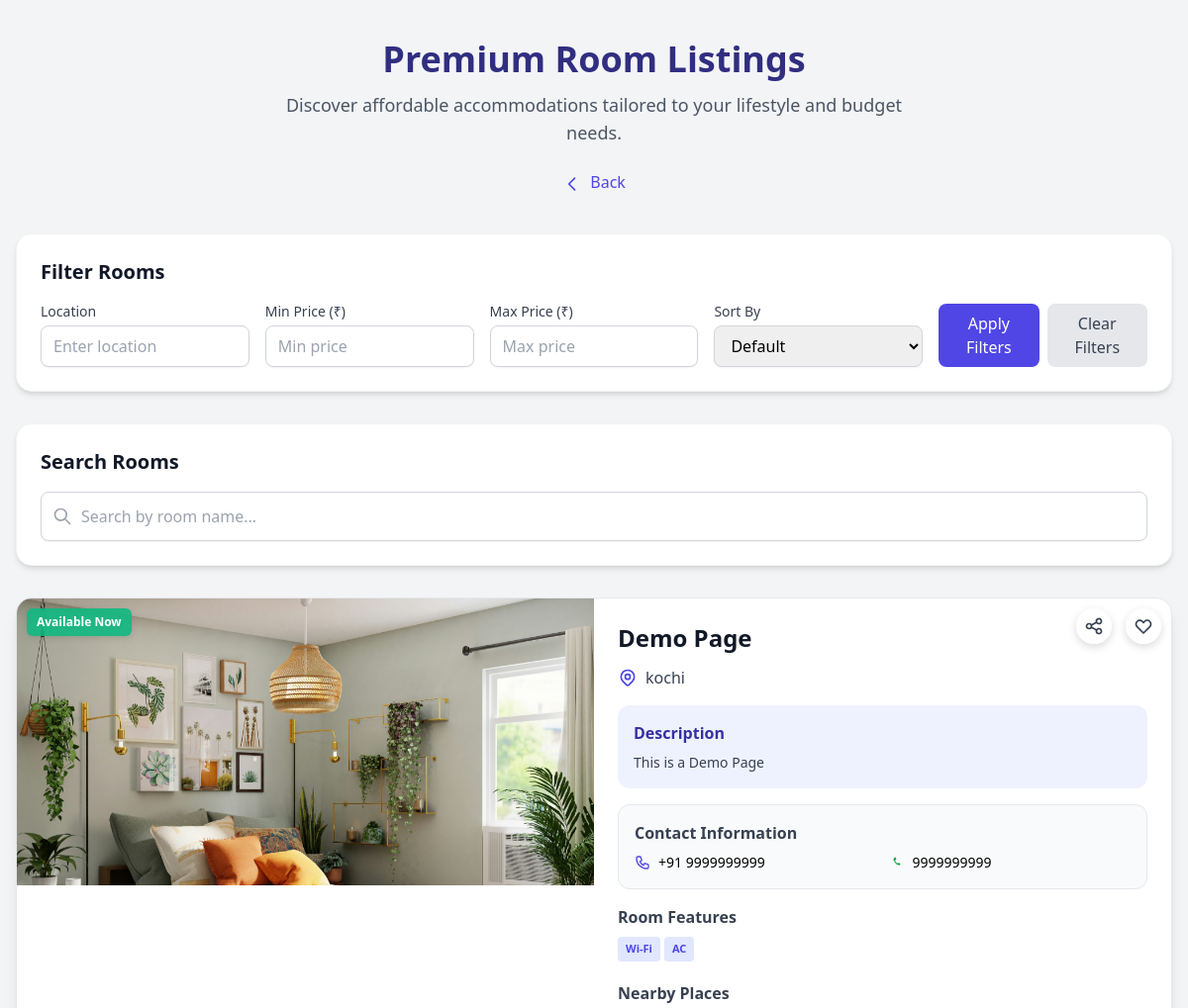
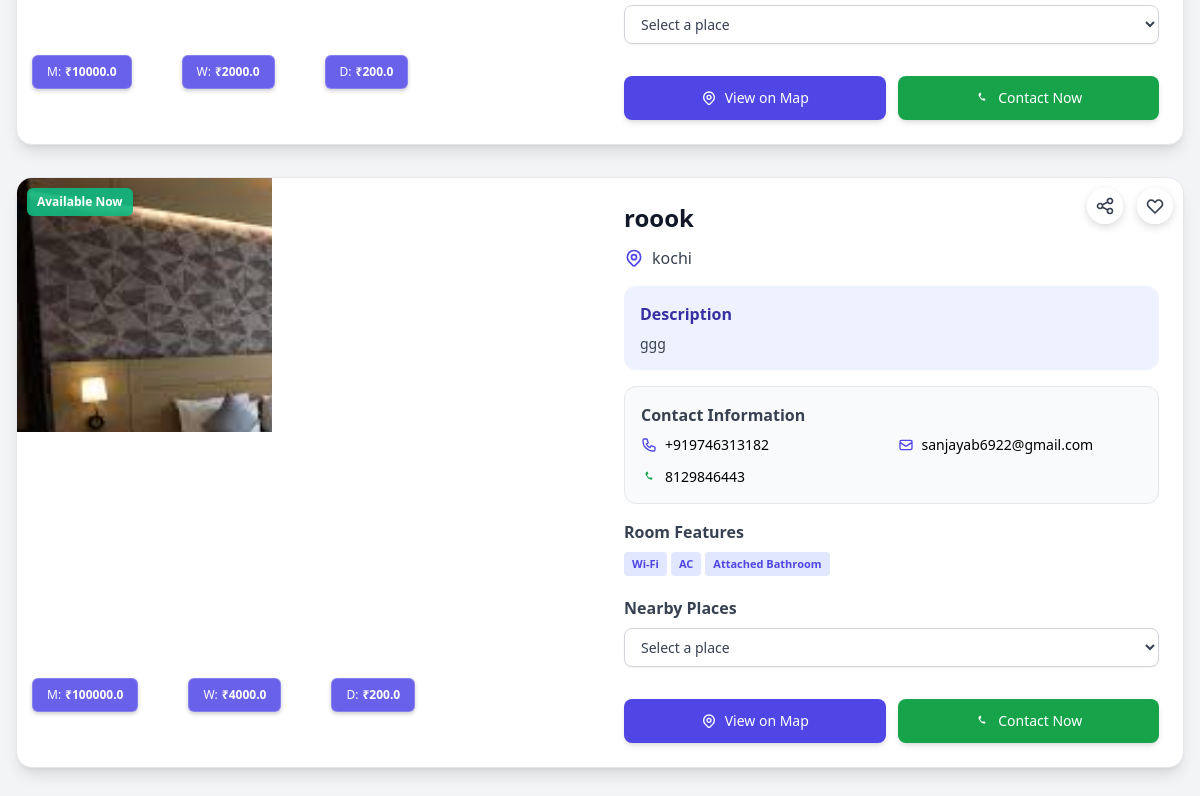
/rooms/, run on the app's committed database (2 pictures, top to bottom).
### nestf/models.py (models this page shows, shortened)
class Product(models.Model):
    PRODUCT_CHOICES = [
        ('hostels', 'HOSTELS'),
        ('rooms', 'ROOMS'),
        ('pg', 'PG'),
    ]
    product = models.CharField(max_length=20, choices=PRODUCT_CHOICES)
    name = models.CharField(max_length=200)
    price = models.FloatField()
    weekly_price = models.FloatField(null=True, blank=True)
    daily_price = models.FloatField(null=True, blank=True)
    location = models.CharField(max_length=100)
    description = models.TextField()
    contact_details = models.TextField(blank=True, null=True)
    phone_number = models.CharField(max_length=15, blank=True, null=True)
    email = models.EmailField(blank=True, null=True)
    whatsapp_number = models.CharField(max_length=15, blank=True, null=True)
    availability = models.BooleanField(default=True)
    owner = models.ForeignKey('Reg_form', on_delete=models.CASCADE, related_name="products", null=True, blank=True)
    features = models.ManyToManyField(Feature, blank=True)

class ProductImage(models.Model):
    product = models.ForeignKey('Product', on_delete=models.CASCADE, related_name='images')
    image = models.ImageField(upload_to='product_images/')

class Feature(models.Model):
    name = models.CharField(max_length=50, unique=True)
    description = models.TextField(blank=True, null=True)

### nestf/views.py (the view, shortened to what this page needs)
# urls.py: path('rooms/', views.rooms, name='rooms'),
def rooms(request):
    rooms_list = models.Product.objects.filter(product='rooms').prefetch_related('images', 'nearest_places')
    if not request.session.session_key:
        request.session.create()
    session_key = request.session.session_key
    email = request.session.get('email')
    user = None
    if email:
        try:
            user = models.Reg_form.objects.get(email=email)
            session_key = None
        except models.Reg_form.DoesNotExist:
            user = None
    wishlist_items = models.AnonymousWishlist.objects.filter(
        Q(user=user) | Q(session_key=session_key if not user else None)
    )
    wishlist = [item.product.id for item in wishlist_items]
    location = request.GET.get('location', '').strip()
    min_price = request.GET.get('min_price')
    max_price = request.GET.get('max_price')
    sort_by = request.GET.get('sort_by', '')  # Get sort_by parameter
    print(f"Received sort_by: {sort_by}")  # Debug the received sort_by value
    if location:
        rooms_list = rooms_list.filter(location__icontains=location)
    if min_price:
        try:
            min_price = float(min_price)
            rooms_list = rooms_list.filter(price__gte=min_price)
        except (ValueError, TypeError):
            pass
    if max_price:
        try:
            max_price = float(max_price)
            rooms_list = rooms_list.filter(price__lte=max_price)
        except (ValueError, TypeError):
            pass
    print("Sorted rooms:", list(rooms_list.values('id', 'name', 'price','weekly_price','daily_price')))  # Debug the result
    return render(request, 'rooms.html', {'rooms_list': rooms_list, 'wishlist': wishlist})

### nestf/templates/rooms.html (shortened to what this page needs)
{% load static %}
<!DOCTYPE html>
<html lang="en">
<head>
    <script src="https://cdn.tailwindcss.com"></script>
    <link rel="stylesheet" href="https://unpkg.com/swiper/swiper-bundle.min.css" />
</head>
<body class="bg-gray-100 font-sans antialiased">
    <div class="container mx-auto px-4 py-10 max-w-7xl">
        <header class="mb-10 text-center">
            <h1 class="text-4xl font-extrabold text-indigo-900 mb-3">Premium Room Listings</h1>
            <p class="text-lg text-gray-600 max-w-2xl mx-auto mb-6">Discover affordable accommodations tailored to your lifestyle and budget needs.</p>
            <a href="{% url 'userhome' %}" class="inline-block text-indigo-600 hover:text-indigo-800 font-medium hover:underline transition-colors">
                <svg xmlns="http://www.w3.org/2000/svg" class="h-5 w-5 inline-block mr-1" fill="none" viewBox="0 0 24 24" stroke="currentColor">
                    <path stroke-linecap="round" stroke-linejoin="round" stroke-width="2" d="M15 19l-7-7 7-7" />
                </svg>
                Back
            </a>
        </header>
        <div class="bg-white p-6 rounded-2xl shadow-md mb-8 border border-gray-100">
            <h2 class="text-xl font-semibold text-gray-900 mb-4">Filter Rooms</h2>
            <form id="filter-form" class="grid grid-cols-1 sm:grid-cols-2 md:grid-cols-5 gap-4">
                <div>
                    <label for="location" class="block text-sm font-medium text-gray-700 mb-1">Location</label>
                    <input type="text" name="location" id="location" placeholder="Enter location" value="{{ request.GET.location }}" class="w-full px-3 py-2 border border-gray-300 rounded-lg shadow-sm focus:outline-none focus:ring-2 focus:ring-indigo-500 focus:border-indigo-500 transition-colors" />
                </div>
                <div>
                    <label for="min_price" class="block text-sm font-medium text-gray-700 mb-1">Min Price (₹)</label>
                    <input type="number" name="min_price" id="min_price" placeholder="Min price" min="0" value="{{ request.GET.min_price }}" class="w-full px-3 py-2 border border-gray-300 rounded-lg shadow-sm focus:outline-none focus:ring-2 focus:ring-indigo-500 focus:border-indigo-500 transition-colors" />
                </div>
                <div>
                    <label for="max_price" class="block text-sm font-medium text-gray-700 mb-1">Max Price (₹)</label>
                    <input type="number" name="max_price" id="max_price" placeholder="Max price" min="0" value="{{ request.GET.max_price }}" class="w-full px-3 py-2 border border-gray-300 rounded-lg shadow-sm focus:outline-none focus:ring-2 focus:ring-indigo-500 focus:border-indigo-500 transition-colors" />
                </div>
                <div>
                    <label for="sort_by" class="block text-sm font-medium text-gray-700 mb-1">Sort By</label>
                    <select name="sort_by" id="sort_by" class="w-full px-3 py-2 border border-gray-300 rounded-lg shadow-sm focus:outline-none focus:ring-2 focus:ring-indigo-500 focus:border-indigo-500 transition-colors">
                        <option value="" {% if not request.GET.sort_by %}selected{% endif %}>Default</option>
                    </select>
                </div>
                <div class="flex items-end gap-2">
                    <button type="submit" class="w-full bg-indigo-600 text-white px-4 py-2 rounded-lg hover:bg-indigo-700 focus:outline-none focus:ring-2 focus:ring-indigo-500 focus:ring-offset-2 transition-colors duration-200">Apply Filters</button>
                    <button type="button" id="clear-filters" class="w-full text-center bg-gray-200 text-gray-700 px-4 py-2 rounded-lg hover:bg-gray-300 focus:outline-none focus:ring-2 focus:ring-gray-500 focus:ring-offset-2 transition-colors duration-200">Clear Filters</button>
                </div>
            </form>
        </div>
        <div class="bg-white p-6 rounded-2xl shadow-md mb-8 border border-gray-100">
            <h2 class="text-xl font-semibold text-gray-900 mb-4">Search Rooms</h2>
            <div class="relative">
                <input type="text" id="search-box" placeholder="Search by room name..." class="w-full px-4 py-3 pl-10 border border-gray-300 rounded-lg shadow-sm focus:outline-none focus:ring-2 focus:ring-indigo-500 focus:border-indigo-500 transition-colors text-gray-700" />
                <svg class="absolute left-3 top-1/2 transform -translate-y-1/2 h-5 w-5 text-gray-400" fill="none" stroke="currentColor" viewBox="0 0 24 24" xmlns="http://www.w3.org/2000/svg">
                    <path stroke-linecap="round" stroke-linejoin="round" stroke-width="2" d="M21 21l-6-6m2-5a7 7 0 11-14 0 7 7 0 0114 0z" />
                </svg>
            </div>
        </div>
        <div class="grid grid-cols-1 gap-8" id="room-listings">
            {% if rooms_list %}
            {% for room in rooms_list %}
            <div class="bg-white border border-gray-200 rounded-2xl shadow-lg overflow-hidden transition-all duration-300 hover:shadow-xl relative room-item" data-name="{{ room.name|lower }}">
                <div class="availability-badge {% if room.availability %}available{% else %}not-available{% endif %}">
                    {% if room.availability %}Available Now{% else %}Not Available{% endif %}
                </div>
                <div class="wishlist-btn {% if room.id in wishlist %}active{% endif %}" data-room-id="{{ room.id }}" onclick="toggleRoomWishlist(this)">
                    <svg class="h-5 w-5 text-gray-700" fill="{% if room.id in wishlist %}#ef4444{% else %}none{% endif %}" stroke="{% if room.id in wishlist %}none{% else %}currentColor{% endif %}" viewBox="0 0 24 24" xmlns="http://www.w3.org/2000/svg">
                        <path stroke-linecap="round" stroke-linejoin="round" stroke-width="2" d="M4.318 6.318a4.5 4.5 0 000 6.364L12 20.364l7.682-7.682a4.5 4.5 0 00-6.364-6.364L12 7.636l-1.318-1.318a4.5 4.5 0 00-6.364 0z"/>
                    </svg>
                </div>
                <div class="share-btn" onclick="shareOnWhatsApp('{{ room.name }}', '{{ room.location }}', {{ room.price }})">
                </div>
                <div class="flex flex-col md:flex-row">
                    <div class="md:w-1/2 relative">
                        <div class="swiper-container w-full">
                            <div class="swiper-wrapper">
                                {% for image in room.images.all %}
                                <div class="swiper-slide"><img src="{{ image.image.url }}" alt="{{ room.name }}" class="transition-transform duration-500 hover:scale-105"/></div>
                                {% empty %}
                                <div class="swiper-slide bg-gray-100 flex items-center justify-center"><p class="text-center text-gray-500 py-16">No images available</p></div>
                                {% endfor %}
                            </div>
                        </div>
                        <div class="price-tags-container">
                            <div class="price-tag"><span class="font-normal mr-1">M:</span>₹{{ room.price }}</div>
                            {% if room.weekly_price %}<div class="price-tag"><span class="font-normal mr-1">W:</span>₹{{ room.weekly_price }}</div>{% endif %}
                            {% if room.daily_price %}<div class="price-tag"><span class="font-normal mr-1">D:</span>₹{{ room.daily_price }}</div>{% endif %}
                        </div>
                    </div>
                    <div class="md:w-1/2 p-6 flex flex-col justify-between">
                        <div>
                            <div class="flex justify-between items-start mb-3"><h2 class="text-2xl font-bold text-gray-900">{{ room.name }}</h2></div>
                            <div class="flex items-center mb-4">
                                <p class="ml-2 text-gray-700 font-medium">{{ room.location }}</p>
                            </div>
                            <div class="bg-indigo-50 p-4 rounded-xl mb-4">
                                <h3 class="text-base font-semibold text-indigo-800 mb-2">Description</h3>
                                <p class="text-gray-700 text-sm">{{ room.description }}</p>
                            </div>
                            <div class="bg-gray-50 p-4 rounded-xl border border-gray-200 mb-4">
                                <h3 class="text-base font-semibold text-gray-700 mb-2">Contact Information</h3>
                                <div class="grid grid-cols-2 gap-3 text-sm">
                                    {% if room.phone_number %}
                                    <div class="flex items-center">
                                        <span class="ml-2">{{ room.phone_number }}</span>
                                    </div>
                                    {% endif %}
                                    {% if room.email %}
                                    <div class="flex items-center">
                                        <svg xmlns="http://www.w3.org/2000/svg" class="h-4 w-4 text-indigo-600" fill="none" viewBox="0 0 24 24" stroke="currentColor">
                                            <path stroke-linecap="round" stroke-linejoin="round" stroke-width="2" d="M3 8l7.89 5.26a2 2 0 002.22 0L21 8M5 19h14a2 2 0 002-2V7a2 2 0 00-2-2H5a2 2 0 00-2 2v10a2 2 0 002 2z"/>
                                        </svg>
                                        <span class="ml-2 truncate">{{ room.email }}</span>
                                    </div>
                                    {% endif %}
                                    {% if room.whatsapp_number %}
                                    <div class="flex items-center">
                                        <span class="ml-2">{{ room.whatsapp_number }}</span>
                                    </div>
                                    {% endif %}
                                </div>
                            </div>
                            <div class="mb-4">
                                <h3 class="text-base font-semibold text-gray-700 mb-2">Room Features</h3>
                                <div class="flex flex-wrap">
                                    {% for feature in room.features.all %}
                                    <span class="feature-badge">{{ feature.name }}</span>
                                    {% empty %}
                                    <span class="feature-badge bg-gray-100 text-gray-500 italic">No features listed</span>
                                    {% endfor %}
                                </div>
                            </div>
                            <div class="mb-4">
                                <h3 class="text-base font-semibold text-gray-700 mb-2">Nearby Places</h3>
                                <select class="nearby-select w-full px-3 py-2 border border-gray-300 rounded-lg shadow-sm focus:outline-none focus:ring-2 focus:ring-indigo-500 focus:border-indigo-500 text-gray-700 bg-white hover:bg-gray-50 transition-colors duration-150 text-sm" data-room-id="{{ room.id }}">
                                    <option value="" selected>Select a place</option>
                                </select>
                            </div>
                        </div>
                        <div class="mt-4 flex space-x-3">
                            <a href="https://www.google.com/maps/search/?api=1&query={{ room.location|urlencode }}" target="_blank" class="flex-1 text-center bg-indigo-600 text-white py-3 rounded-lg hover:bg-indigo-700 transition-colors flex items-center justify-center space-x-2 text-sm font-medium shadow-md">
                                <span>View on Map</span>
                            </a>
                            <a href="https://wa.me/{{ room.whatsapp_number }}?text=Hello,%20I'm%20interested%20in%20your%20room:%20{{ room.name|urlencode }}.%20Can%20you%20provide%20more%20details?" class="flex-1 text-center bg-green-600 text-white py-3 rounded-lg hover:bg-green-700 transition-colors flex items-center justify-center space-x-2 text-sm font-medium shadow-md">
                                <span>Contact Now</span>
                            </a>
                        </div>
                    </div>
                </div>
            </div>
            {% endfor %}
            {% endif %}
        </div>
    </div>
</body>
</html>

### data on the page
Product: availability "Available Now", price "10000.0", weekly_price "2000.0", daily_price "200.0", name "Demo Page", location "kochi", description "This is a Demo Page", phone_number "+91 9999999999", whatsapp_number "9999999999"
ProductImage: image (picture)
Feature: name "Wi-Fi"
Feature: name "AC"
Product: availability "Available Now", price "100000.0", weekly_price "4000.0", daily_price "200.0", name "roook", location "kochi", description "ggg", phone_number "+919746313182", email "sanjayab6922@gmail.com", whatsapp_number "8129846443"
ProductImage: image (picture)
Feature: name "Attached Bathroom"
